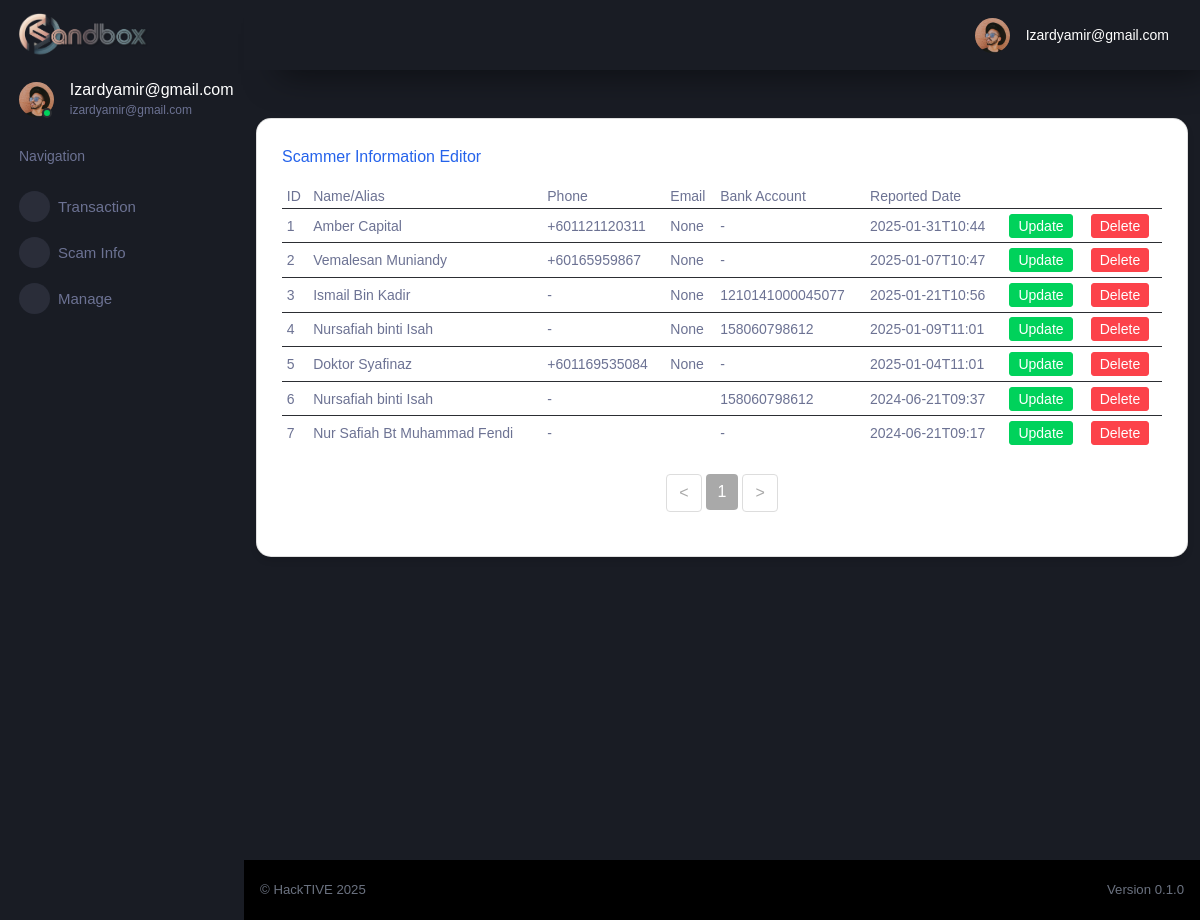
Before: /manage_scammer_admin (signed in) with the older database file.
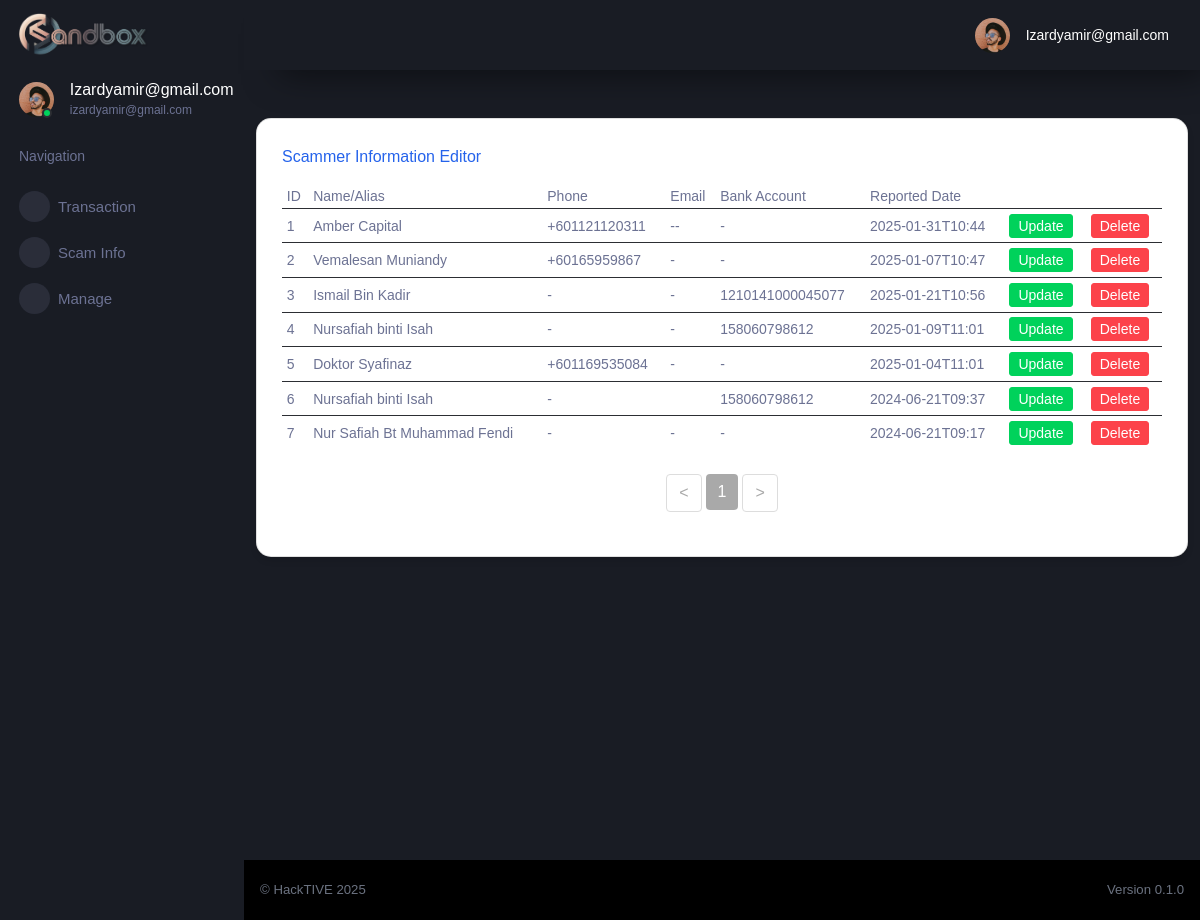
After: the same page with the newer database file.
### tables this page shows
CREATE TABLE "cif" (
	"id"	INTEGER UNIQUE,
	"username"	TEXT NOT NULL UNIQUE,
	"password"	TEXT,
	"firstname"	TEXT,
	"lastname"	TEXT,
	"gender"	TEXT,
	"dob"	TEXT,
	"ic"	INTEGER UNIQUE,
	"phone"	INTEGER,
	"email"	TEXT UNIQUE,
	"address1"	NUMERIC,
	"address2"	TEXT,
	"postcode"	TEXT,
	"area"	TEXT,
	"state"	TEXT,
	"country"	TEXT,
	"productID"	INTEGER,
	"productNAME"	TEXT,
	"accountID"	INTEGER,
	PRIMARY KEY("id" AUTOINCREMENT)
);

CREATE TABLE "scammer" (
	"scammerID"	INTEGER NOT NULL,
	"scammerName"	TEXT,
	"phone"	TEXT,
	"platform"	TEXT,
	"reportedDate"	TEXT,
	"recordedDate"	TEXT,
	"bankAccount"	TEXT,
	"bankName"	TEXT,
	"bankAccountName"	TEXT,
	"sourceReport1"	TEXT,
	"sourceReport2"	TEXT,
	"sourceReport3"	TEXT,
	"tiktokID"	TEXT,
	"facebookID"	TEXT,
	"twitterID"	TEXT,
	"instagramID"	TEXT,
	"telegramID"	TEXT,
	"reporterID"	TEXT,
	"email"	TEXT,
	"flagSource"	TEXT,
	PRIMARY KEY("scammerID" AUTOINCREMENT)
);

### flaskr/main.py (the view)
@bp.route('/manage_scammer_admin', methods=['POST', 'GET'])
@login_required
def manage_scammer_admin():
    if g.user['username']=='izardyamir@gmail.com':
        db = get_db()
        scammers = db.execute(
            'SELECT * FROM scammer'
        ).fetchall()
        return render_template('app/manage-scammer.html', scammers=scammers)
    else:
        return redirect(url_for('main.index'))

### flaskr/auth.py (called while the page is built)
@bp.before_app_request
def load_logged_in_user():
    user_id = session.get('user_id')
    if user_id is None:
        g.user = None
    else:
        g.user = get_db().execute(
            'SELECT * FROM cif WHERE id = ?', (user_id,)
        ).fetchone()

### flaskr/db.py (called while the page is built)
def get_db():
    if 'db' not in g:
        g.db = sqlite3.connect(
            current_app.config['DATABASE'],
            detect_types=sqlite3.PARSE_DECLTYPES
        )
        g.db.row_factory = sqlite3.Row
    return g.db

### flaskr/main.py (called while the page is built)
def login_required(view):
    @functools.wraps(view)
    def wrapped_view(**kwargs):
        if g.user is None:
            return redirect(url_for('auth.login'))
        return view(**kwargs)
    return wrapped_view

### flaskr/templates/app/manage-scammer.html (shortened to what this page needs)
{% extends "/layouts/base.html" %}
{% block content %}
<div class="container aligned-middle mt-5 overflow-auto"  scrolling="yes" frameborder="0" style=" width: 100%; height: calc(101vh - 66px)">
  <div class="row">
    <div class="col-md-12 mb-4">
      <div class="card">
        <div class="card-body">
          <h5 class="card-title text-primary">Scammer Information Editor</h5>
          <div class="table-responsive-sm">
            <table class="table table-sm mb-4" style="font-size: small;">
              <thead>
                <tr>
                  <th scope="col">ID</th>
                  <th scope="col">Name/Alias</th>
                  <th scope="col">Phone</th>
                  <th scope="col">Email</th>
                  <th scope="col">Bank Account</th>
                  <th scope="col">Reported Date</th>
                </tr>
              </thead>
              <tbody id="table-body">
                {% for scammer in scammers %}
                <tr>
                  <td>{{ scammer['scammerID'] }}</th>
                  <td>{{ scammer['scammerName'] }}</td>
                  <td>{{ scammer['phone'] }}</td>
                  <td>{{ scammer['email'] }}</td>
                  <td>{{ scammer['bankAccount'] }}</td>
                  <td>{{ scammer['reportedDate'] }}</td>
                  <td>
                      <a href="{{ url_for('main.scammer_update',id=scammer['scammerID']) }}">
                          <button type="submit" class="btn btn-success btn-sm ms-1">Update</button>
                      </a>
                  </td>
                  <td>
                      <a href="">
                        <button type="submit" class="btn btn-danger btn-sm" value="Delete" onclick="return confirm('Are you sure?');">Delete</button>
                      </a>
                  </td>
                </tr>
                {% endfor %}
              </tbody>
            </table>
            <nav>
              <ul class="pagination justify-content-center" id="pagination">
              </ul>
          </div>
        </div>
      </div>
    </div>
  </div>
</div>
{% endblock %}

### flaskr/templates/layouts/base.html (shortened to what this page needs)
<!DOCTYPE html>
<html lang="en">
  <head>
    <link href="https://cdn.jsdelivr.net/npm/@mdi/font@5.x/css/materialdesignicons.min.css" rel="stylesheet">
    <link rel="stylesheet" href="/static/css/css_opt2/style.css">
  </head>
  <body>
    <div class="container-scroller">
      {% include 'includes/sidebar.html' %}
      <div class="container-fluid page-body-wrapper">
        {% include 'includes/navigation.html' %}
        <div class="main-panel">
          {% block content %}{% endblock content %}
          {% include 'includes/footer.html' %}
        </div>
      </div>
    </div>
  </body>
</html>

### flaskr/templates/includes/sidebar.html (shortened to what this page needs)
<nav class="sidebar sidebar-offcanvas" id="sidebar">
    <div class="sidebar-brand-wrapper d-none d-lg-flex align-items-center justify-content-center fixed-top">
      <a class="sidebar-brand brand-logo" href="{{ url_for('main.index') }}"><img src="/static/img/hacktive-team-banner.png" style="width:60%; height:auto; display: block; margin: 0 auto 0 -2px; object-fit: contain;"     alt="logo" /></a>
    </div>
    <ul class="nav">
      <li class="nav-item profile">
        <div class="profile-desc">
          <div class="profile-pic">
            <div class="count-indicator">
              <img class="img-xs rounded-circle " src="/static/img/faces/face15.jpg" alt="">
              <span class="count bg-success"></span>
            </div>
            <div class="profile-name">
              <h5 class="mb-0 font-weight-normal">
                {{ (g.user['username']).capitalize() }}
              </h5>
              <span>
                {{ g.user['username'] }}
              </span>
            </div>
          </div>
        </div>
      </li>
      <li class="nav-item nav-category">
        <span class="nav-link">Navigation</span>
      </li>
      <li class="nav-item menu-items">
        <a class="nav-link" data-toggle="collapse" href="#transaction" aria-expanded="false" aria-controls="transaction">
          <span class="menu-icon">
          </span>
          <span class="menu-title">Transaction</span>
          <i class="menu-arrow"></i>
        </a>
      </li>
      <li class="nav-item menu-items">
        <a class="nav-link" data-toggle="collapse" href="#scam-info" aria-expanded="false" aria-controls="scam-info">
          <span class="menu-icon">
          </span>
          <span class="menu-title">Scam Info</span>
          <i class="menu-arrow"></i>
        </a>
      </li>
      <li class="nav-item menu-items">
        <a class="nav-link" data-toggle="collapse" href="#manage" aria-expanded="false" aria-controls="manage">
          <span class="menu-icon">
          </span>
          <span class="menu-title">Manage</span>
          <i class="menu-arrow"></i>
        </a>
      </li>
    </ul>
  </nav>

### flaskr/templates/includes/navigation.html (shortened to what this page needs)
<nav class="navbar p-0 fixed-top d-flex flex-row">
    <div class="navbar-menu-wrapper flex-grow d-flex align-items-stretch">
      <button class="navbar-toggler navbar-toggler align-self-center" type="button" data-toggle="minimize">
      </button>
      <ul class="navbar-nav navbar-nav-right">
        <li class="nav-item dropdown">
          <a class="nav-link" id="profileDropdown" href="#" data-toggle="dropdown">
            <div class="navbar-profile">
              <img class="img-xs rounded-circle" src="/static/img/faces/face15.jpg" alt="">
              <p class="mb-0 d-none d-sm-block navbar-profile-name">
                {{ (g.user['username']).capitalize() }}
              </p>
            </div>
          </a>
        </li>
      </ul>
    </div>
  </nav>

### flaskr/templates/includes/footer.html
          <footer class="footer">
            <div class="d-sm-flex justify-content-center justify-content-sm-between">
              <span class="text-muted text-center text-sm-left d-block d-sm-inline-block">
                  &copy; HackTIVE 2025
              </span>
              <span class="text-muted float-none float-sm-right d-block mt-1 mt-sm-0 text-center">
                Version 0.1.0
              </span>
            </div>
          </footer>

### flaskr/templates/app/manage-scammer.html (style rules this page uses)
.card-body { height: auto; }
.card { border-radius: 15px; box-shadow: 0 4px 6px rgba(0, 0, 0, 0.1); transition: transform 0.2s ease; background: white; }
.card-body { padding: 1.5rem; }
.text-primary { color: #2563eb !important; }
.text-muted { color: #6b7280 !important; }

Changed rows visible on the page:
changed scammer "Amber Capital": email "None" → "--"
changed scammer "Vemalesan Muniandy": email "None" → "-"
changed scammer "Ismail Bin Kadir": email "None" → "-"
changed scammer id 4: email "None" → "-"
changed scammer "Doktor Syafinaz": email "None" → "-"
changed scammer "Nur Safiah Bt Muhammad Fendi": email (not shown) → "-"
